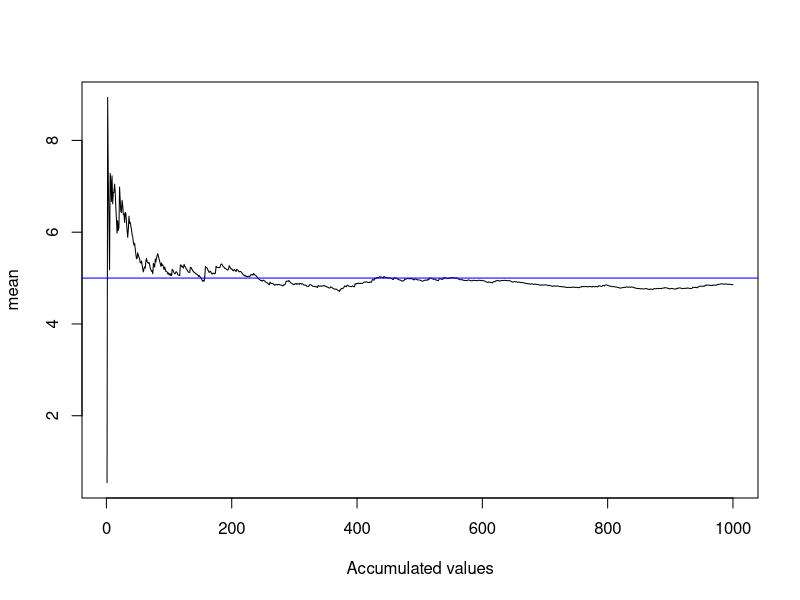
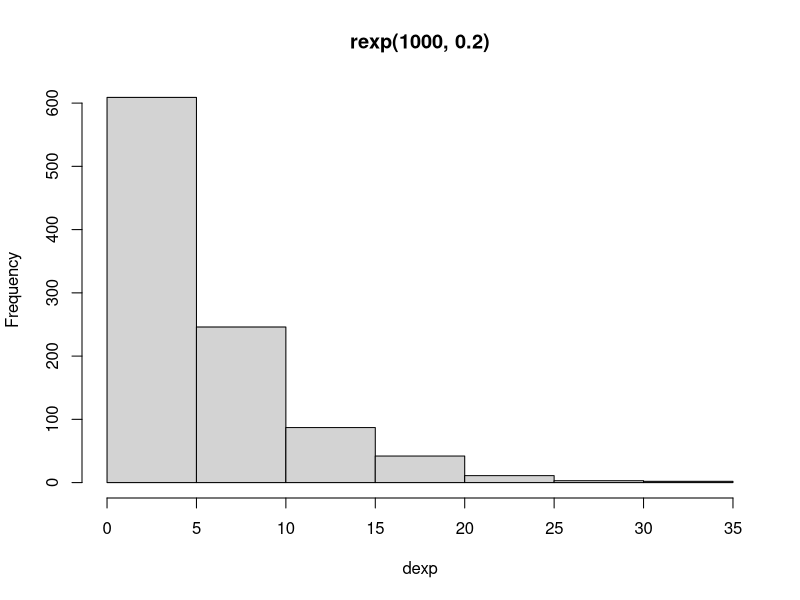
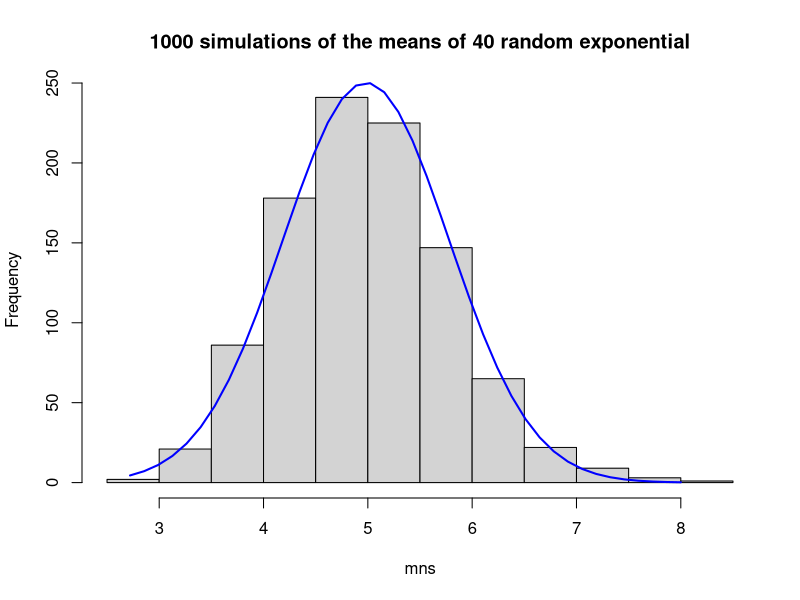

Source code (R) for these figures, in order:
## ---- chunk 1
library(knitr)
lambda <- 0.2
n <- 40
total <- data.frame(estimator=character(), theoretical=numeric(), sample=numeric(), sample_means=numeric())
# 1000 exponentials
dexp <- rexp(1000, lambda)
# 1000 simulations of the mean of 40 exponentials
mns = NULL
for (i in 1 : 1000) mns = c(mns, mean(rexp(n, lambda)))
## ---- chunk 2
# Compute mean
theorethical_mean <- 1/lambda
sample_mean <- mean(dexp)
sample_means_1000mean <- mean(mns)
new_row <- data.frame("Mean", theorethical_mean, sample_mean, sample_means_1000mean)
names(new_row) <- c("estimator", "theoretical", "sample", "sample_means" )
total <- rbind(total, new_row)
kable(total, caption="Theoretical vs sample mean")
## ---- chunk 3
cum <- cumsum(rexp(1000, lambda))/(1:1000)
plot(cum, type="l", xlab = "Accumulated values", ylab = "mean")
abline(h=theorethical_mean, col="blue")
## ---- chunk 4
theorethical_sd <- 1/lambda
sample_sd <- sd(dexp)
sample_means_1000sd <- sd(mns)
new_row <- data.frame("Standard deviation", theorethical_sd, sample_sd, sample_means_1000sd)
names(new_row) <- c("estimator", "theoretical", "sample", "sample_means")
total <- rbind(total, new_row)
theorethical_var <- theorethical_sd^2
sample_var <- var(dexp)
sample_means_1000var <- var(mns)
new_row <- data.frame("Variance", theorethical_var, sample_var, sample_means_1000var)
names(new_row) <- c("estimator", "theoretical", "sample", "sample_means")
total <- rbind(total, new_row)
kable(total, caption="Theoretical vs sample")
## ---- chunk 5
hist(dexp,  main = 'rexp(1000, 0.2)')
## ---- chunk 6
h <- hist(mns, main = '1000 simulations of the means of 40 random exponential')
xfit <- seq(min(mns), max(mns), length = 40) 
yfit <- dnorm(xfit, mean = mean(mns), sd = sd(mns)) 
yfit <- yfit * diff(h$mids[1:2]) * length(mns) 
lines(xfit, yfit, col = "blue", lwd = 2)
